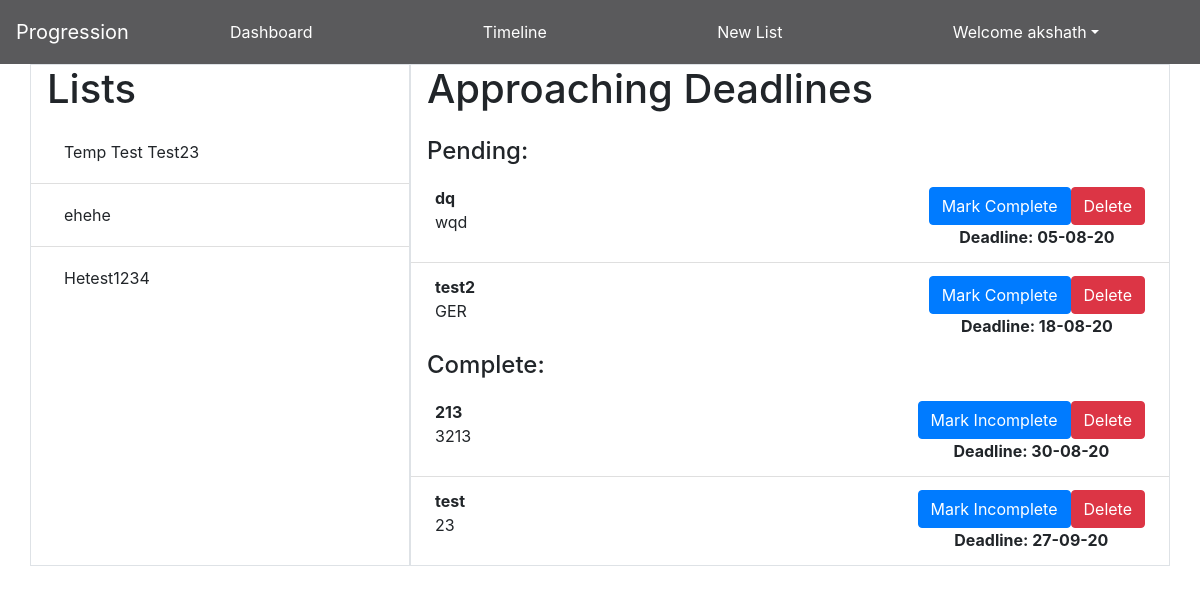
Page / (signed in) on the earlier database version.
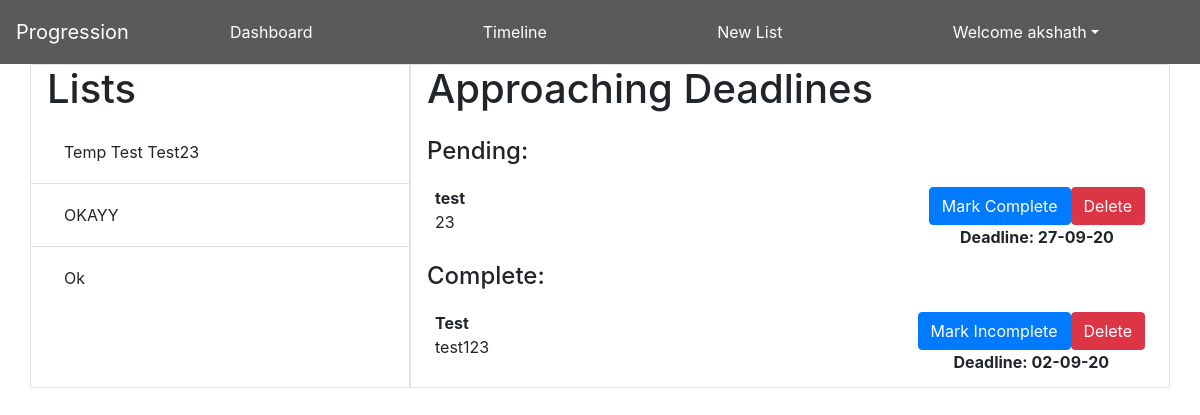
Same page on the later database version.
### TaskManager/models.py (models this page shows, shortened)
class List(models.Model):
    name=models.TextField(max_length=16)
    user=models.ForeignKey(User, on_delete=models.CASCADE)

class Task(models.Model):
    _list = models.ForeignKey(List, on_delete=models.CASCADE)
    title = models.TextField(max_length=16)
    description = models.TextField(max_length=1024)
    deadline = models.DateTimeField(null=True, blank=True)
    complete = models.BooleanField(default=False)   #For todo list later
    date_complete = models.DateTimeField(null=True, blank=True, default=None)

### TaskManager/views.py (the view)
# urls.py: 2. Add a URL to urlpatterns:  path('', Home.as_view(), name='home')
class Home(LoginRequiredMixin, View):
    def get(self, request):
        _lists = List.objects.filter(user=request.user)
        incomplete_tasks = Task.objects.filter(_list__user=request.user).filter(complete=False).exclude(deadline__isnull=True).order_by('deadline')
        complete_tasks = Task.objects.filter(_list__user=request.user).filter(complete=True).exclude(deadline__isnull=True).order_by('deadline')
        context = {'list':_lists, 'incomplete_tasks':incomplete_tasks, 'complete_tasks':complete_tasks}
        response = render(request, 'TaskManager/home.html', context)
        response["Cache-Control"] = "no-cache, no-store, must-revalidate"
        response["Pragma"] = "no-cache"
        response["Expires"] = "0"
        return response

### TaskManager/templates/TaskManager/home.html (shortened to what this page needs)
{%extends 'base.html'%}
{%load static%}
{%block body%}
{%include 'navbar.html'%}
<div class="container bg-white flex-fill">
    <div class="row">
        <div id="lists" class="col-12 col-md-4 border px-0">
            <h1 class="px-3">Lists</h1>
            <ul class="list-group list-group-flush">
                {%for item in list%}
                <li class="list-group-item"><a class="btn btn-block text-left" href="{%url 'list_details' item.id%}"> {{item.name}} </a> </li>
                {%endfor%}
            </ul>
        </div>
        <div class="col-12 col-md-8 border px-0">
            <h1 class="px-md-3 pb-3">Approaching Deadlines</h1>
            {%include 'TaskManager/task_list.html'%}
        </div>
    </div>
</div>
{%endblock%}

### TaskManager/templates/TaskManager/task_list.html (shortened to what this page needs)
<h4 class="px-md-3">Pending:</h4>
<ul id='incomplete-tasks-list' class="list-group list-group-flush">
    {%for task in incomplete_tasks%}
    <li id="{{task.id}}" class="list-group-item px-2 px-md-4 d-flex">
        <div class='flex-fill'>
            <strong>{{task.title}}</strong>
            <p>{{task.description}}</p>
        </div>
        <div class="d-flex flex-column float-right justify-content-center align-items-center">
            <div>
                <button class="btn btn-danger float-right my-auto delete-btn" data-toggle="modal" data-target="#delete_task_modal">
                    Delete
                </button>
                <button class="btn btn-primary float-right my-auto toggle-btn">
                    Mark Complete
                </button>
            </div>
            <strong class="text-nowrap">Deadline:
                {% with deadline=task.deadline.date|date:"d-m-y" %}
                    {{deadline|default:"Not due"}}
                {% endwith %}
            </strong>
        </div>
    </li>
    {%endfor%}
</ul>
<h4 class="px-md-3">Complete:</h4>
<ul id='complete-tasks-list' class="list-group list-group-flush">
    {%for task in complete_tasks%}
        <li id="{{task.id}}" class="list-group-item px-2 px-md-4 d-flex">
            <div class='flex-fill'>
                <strong>{{task.title}}</strong>
                <p>{{task.description}}</p>
            </div>
            <div class="d-flex flex-column float-right justify-content-center align-items-center">
                <div>
                    <button class="btn btn-danger float-right my-auto delete-btn" data-toggle="modal" data-target="#delete_task_modal">
                        Delete
                    </button>
                    <button class="btn btn-primary float-right my-auto toggle-btn">
                        Mark Incomplete
                    </button>
                </div>
                <strong class="text-nowrap">Deadline:
                    {% with deadline=task.deadline.date|date:"d-m-y" %}
                        {{deadline|default:"Not due"}}
                    {% endwith %}
                </strong>
            </div>
        </li>
    {%endfor%}
</ul>

Differences in the rows shown:
removed List: name "ehehe"
removed List: name "Hetest1234"
removed Task: title "dq", description "wqd", deadline "05-08-20", shown under "Pending:"
removed Task: title "test2", description "GER", deadline "18-08-20", shown under "Pending:"
removed Task: title "213", description "3213", deadline "30-08-20", shown under "Complete:"
added List: name "OKAYY"
added List: name "Ok"
changed Task "test": moves from the list under "Complete:" to the list under "Pending:"
added Task: title "Test", description "test123", deadline "02-09-20", shown under "Complete:"
